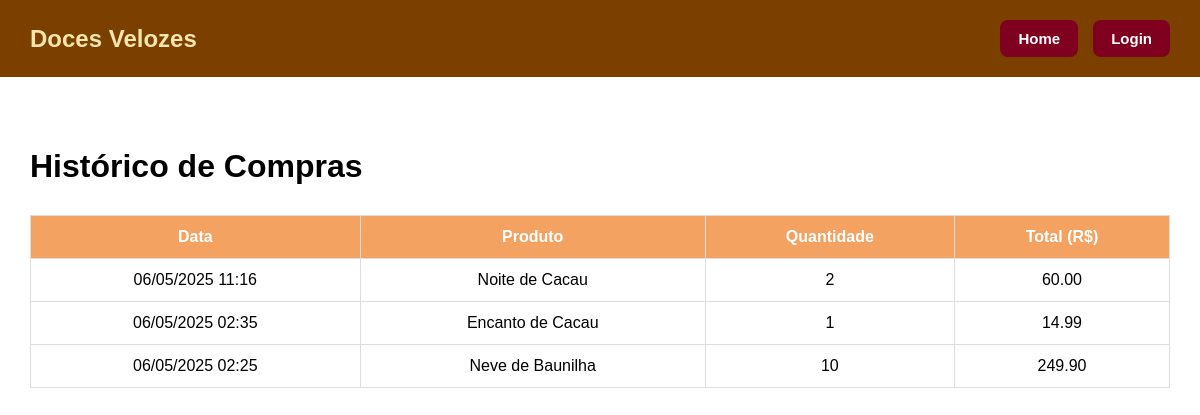
The app's page /historico/ (signed in), older data.
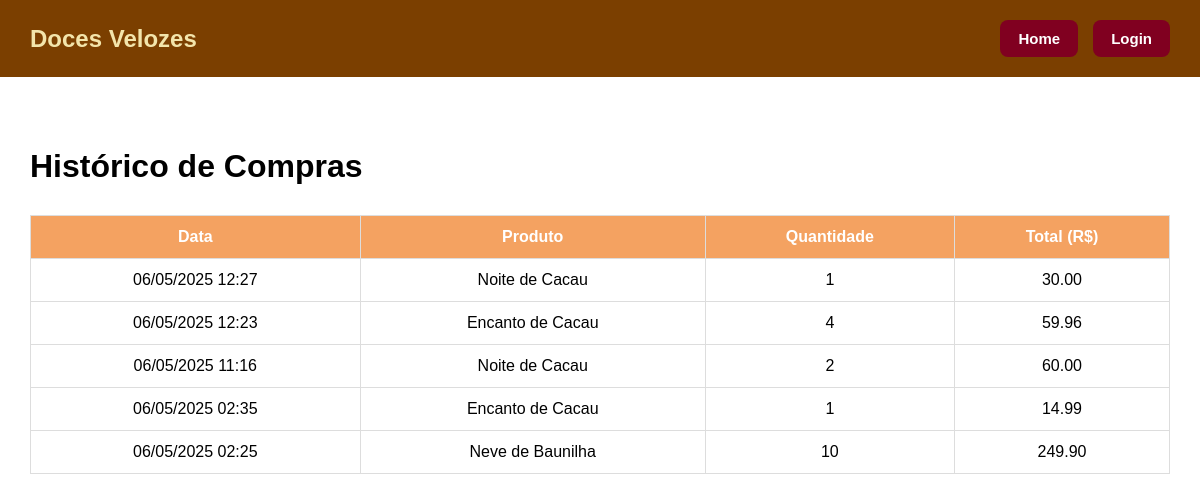
The same page, newer data.
### vendas/models.py (models this page shows, shortened)
class Venda(models.Model):
    user = models.ForeignKey(User, on_delete=models.CASCADE)
    produto = models.ForeignKey(Produto, on_delete=models.CASCADE)
    quantidade = models.PositiveIntegerField()
    data = models.DateTimeField(auto_now_add=True)
    def total(self):
        return self.quantidade * self.produto.preco

class Produto(models.Model):
    nome = models.CharField(max_length=100)
    descricao = models.TextField()
    preco = models.DecimalField(max_digits=8, decimal_places=2)
    imagem = models.ImageField(upload_to='produtos/')
    quantidade = models.PositiveIntegerField(default=0)

### vendas/views.py (the view)
# urls.py: path('historico/', views.historico_vendas, name='historico_vendas'),
def historico_vendas(request):
    vendas = Venda.objects.filter(user=request.user).order_by('-data')
    return render(request, 'vendas/historico.html', {'vendas': vendas})

### vendas/templates/vendas/historico.html (shortened to what this page needs)
{% extends 'vendas/base.html' %}
{% load static %}
{% block head %}
  <link rel="stylesheet" href="{% static 'css/historico.css' %}">
{% endblock %}
{% block content %}
<h1>Histórico de Compras</h1>
<table class="tabela-historico">
  <thead>
    <tr>
      <th>Data</th>
      <th>Produto</th>
      <th>Quantidade</th>
      <th>Total (R$)</th>
    </tr>
  </thead>
  <tbody>
    {% for venda in vendas %}
      <tr>
        <td>{{ venda.data|date:"d/m/Y H:i" }}</td>
        <td>{{ venda.produto.nome }}</td>
        <td>{{ venda.quantidade }}</td>
        <td>{{ venda.total|floatformat:2 }}</td>
      </tr>
    {% empty %}
      <tr><td colspan="4">Nenhuma compra realizada.</td></tr>
    {% endfor %}
  </tbody>
</table>
{% endblock %}

Row changes from the older to the newer data that the page shows:
added Venda: data "06/05/2025 12:27", produto.nome "Noite de Cacau", quantidade "1", total "30.00"
added Venda: data "06/05/2025 12:23", produto.nome "Encanto de Cacau", quantidade "4", total "59.96"
